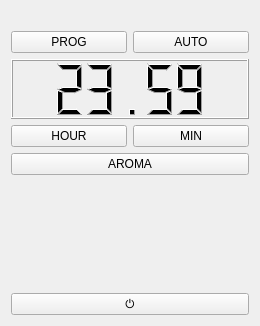
<?xml version="1.0" encoding="UTF-8"?>
<ui version="4.0">
 <class>Form</class>
 <widget class="QWidget" name="Form">
  <property name="geometry">
   <rect>
    <x>0</x>
    <y>0</y>
    <width>260</width>
    <height>326</height>
   </rect>
  </property>
  <property name="windowTitle">
   <string>Form</string>
  </property>
  <layout class="QVBoxLayout" name="verticalLayout">
   <item>
    <widget class="QLabel" name="label">
     <property name="text">
      <string/>
     </property>
     <property name="pixmap">
      <pixmap resource="narcelik.qrc">:root/narcelik.png</pixmap>
     </property>
    </widget>
   </item>
   <item>
    <layout class="QHBoxLayout" name="horizontalLayout">
     <item>
      <widget class="QPushButton" name="pushButton">
       <property name="text">
        <string>PROG</string>
       </property>
      </widget>
     </item>
     <item>
      <widget class="QPushButton" name="pushButton_2">
       <property name="text">
        <string>AUTO</string>
       </property>
      </widget>
     </item>
    </layout>
   </item>
   <item>
    <widget class="QLCDNumber" name="lcdNumber">
     <property name="minimumSize">
      <size>
       <width>0</width>
       <height>60</height>
      </size>
     </property>
     <property name="value" stdset="0">
      <double>23.590000000000000</double>
     </property>
    </widget>
   </item>
   <item>
    <layout class="QHBoxLayout" name="horizontalLayout_2">
     <item>
      <widget class="QPushButton" name="pushButton_3">
       <property name="text">
        <string>HOUR</string>
       </property>
      </widget>
     </item>
     <item>
      <widget class="QPushButton" name="pushButton_4">
       <property name="text">
        <string>MIN</string>
       </property>
      </widget>
     </item>
    </layout>
   </item>
   <item>
    <widget class="QPushButton" name="pushButton_5">
     <property name="text">
      <string>AROMA</string>
     </property>
    </widget>
   </item>
   <item>
    <spacer name="verticalSpacer">
     <property name="orientation">
      <enum>Qt::Vertical</enum>
     </property>
     <property name="sizeHint" stdset="0">
      <size>
       <width>20</width>
       <height>40</height>
      </size>
     </property>
    </spacer>
   </item>
   <item>
    <widget class="QPushButton" name="pushButton_6">
     <property name="text">
      <string>⏻</string>
     </property>
    </widget>
   </item>
  </layout>
 </widget>
 <resources>
  <include location="narcelik.qrc"/>
 </resources>
 <connections/>
</ui>
